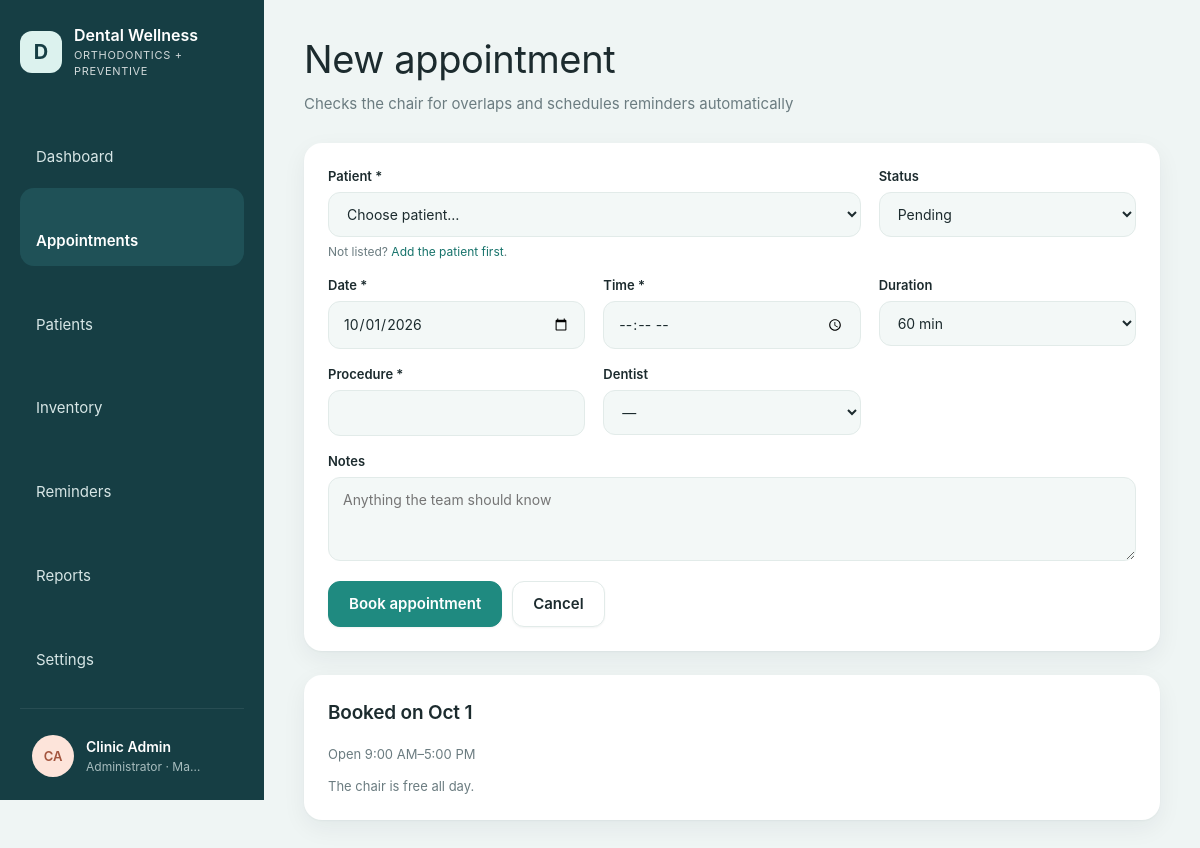
/appointment_form.php (signed in), run on the app's committed database.
### tables this page shows
CREATE TABLE IF NOT EXISTS users (
    id            INT UNSIGNED AUTO_INCREMENT PRIMARY KEY,
    name          VARCHAR(120) NOT NULL,
    username      VARCHAR(60)  NOT NULL UNIQUE,
    password_hash VARCHAR(255) NOT NULL,
    role          ENUM('admin','dentist','staff') NOT NULL DEFAULT 'staff',
    is_active     TINYINT(1) NOT NULL DEFAULT 1,
    last_login_at DATETIME NULL,
    created_at    DATETIME NOT NULL DEFAULT CURRENT_TIMESTAMP
);

### includes/helpers.php (called while the page is built, shortened)
<?php
function config(string $key, $default = null)
{
    $value = $GLOBALS['config'];
    foreach (explode('.', $key) as $part) {
        $value = $value[$part];
    }
    return $value;
}
function e($value): string
{
    return htmlspecialchars((string) ($value ?? ''), ENT_QUOTES, 'UTF-8');
}
function input(string $key, $default = ''): string
{
    $value = $_POST[$key] ?? $_GET[$key] ?? $default;
    return is_string($value) ? trim($value) : (string) $default;
}
function valid_date(string $value): bool
{
    $d = DateTime::createFromFormat('!Y-m-d', $value);
    return $d !== false && $d->format('Y-m-d') === $value;
}
function fmt_date(?string $value, string $format = 'M j, Y'): string
{
    return $value ? date($format, strtotime($value)) : '—';
}
function fmt_time(?string $value): string
{
    return $value ? date('g:i A', strtotime($value)) : '';
}
function initials(string $name): string
{
    $parts = preg_split('/\s+/', trim($name));
    $first = mb_substr($parts[0] ?? '', 0, 1);
    $last = count($parts) > 1 ? mb_substr(end($parts), 0, 1) : '';
    return mb_strtoupper($first . $last);
}
function selected($a, $b): string
{
    return (string) $a === (string) $b ? ' selected' : '';
}

### includes/db.php (called while the page is built, shortened)
<?php
function db(): PDO
{
    static $pdo = null;
    if ($pdo === null) {
        $c = config('db');
        $dsn = sprintf('mysql:host=%s;port=%d;dbname=%s;charset=utf8mb4', $c['host'], $c['port'], $c['name']);
        $pdo = new PDO($dsn, $c['user'], $c['pass'], [
            PDO::ATTR_ERRMODE            => PDO::ERRMODE_EXCEPTION,
            PDO::ATTR_DEFAULT_FETCH_MODE => PDO::FETCH_ASSOC,
            PDO::ATTR_EMULATE_PREPARES   => false,
        ]);
        $pdo->exec("SET time_zone = '" . (new DateTime())->format('P') . "'");
    }
    return $pdo;
}
function q(string $sql, array $params = []): PDOStatement
{
    $stmt = db()->prepare($sql);
    $stmt->execute($params);
    return $stmt;
}
function q_all(string $sql, array $params = []): array
{
    return q($sql, $params)->fetchAll();
}
function q_row(string $sql, array $params = []): ?array
{
    $row = q($sql, $params)->fetch();
    return $row === false ? null : $row;
}

### includes/auth.php (called while the page is built, shortened)
<?php
function current_user(): ?array
{
    static $user = false;
    if ($user === false) {
        $user = null;
        if (!empty($_SESSION['user_id'])) {
            $row = q_row('SELECT id, name, username, role, password_hash FROM users WHERE id = ? AND is_active = 1', [$_SESSION['user_id']]);
            $idle = (int) config('security.idle_minutes', 30) * 60;
            if (!$row) {
                end_user_session();
            } elseif ($idle > 0 && time() - (int) ($_SESSION['last_seen'] ?? 0) > $idle) {
                end_user_session('You were signed out after ' . ($idle / 60) . ' minutes without activity.');
            } elseif (!hash_equals((string) ($_SESSION['pw_fp'] ?? ''), password_fingerprint($row['password_hash']))) {
                end_user_session('Your password was changed. Sign in again with the new one.');
            } else {
                unset($row['password_hash']);
                $user = $row;
            }
        }
    }
    return $user;
}
function password_fingerprint(string $hash): string
{
    return hash('sha256', $hash);
}
function require_login(): array
{
    $user = current_user();
    return $user;
}
function can(string $permission): bool
{
    $user = current_user();
    $perms = ROLE_PERMISSIONS[$user['role']] ?? [];
    return in_array('*', $perms, true) || in_array($permission, $perms, true);
}

### appointment_form.php (the view, shortened to what this page needs)
<?php
$user = require_login();
$id = (int) input('id');
$appt = $id ? q_row('SELECT * FROM appointments WHERE id = ?', [$id]) : null;
$values = $appt ? [
    'patient_id'     => $appt['patient_id'],
    'date'           => substr($appt['starts_at'], 0, 10),
    'time'           => substr($appt['starts_at'], 11, 5),
    'duration_min'   => $appt['duration_min'],
    'procedure_name' => $appt['procedure_name'],
    'dentist_id'     => $appt['dentist_id'],
    'chair'          => $appt['chair'],
    'status'         => $appt['status'],
    'notes'          => $appt['notes'],
] : [
    'patient_id'     => input('patient_id'),
    'date'           => valid_date(input('date')) ? input('date') : date('Y-m-d'),
    'time'           => '',
    'duration_min'   => 60,
    'procedure_name' => input('procedure'),
    'dentist_id'     => $user['role'] === 'dentist' ? $user['id'] : '',
    'chair'          => 1,
    'status'         => 'pending',
    'notes'          => '',
];
$booked = valid_date($values['date']) ? q_all("SELECT a.id, a.starts_at, a.duration_min, a.chair, p.full_name FROM appointments a
    JOIN patients p ON p.id = a.patient_id WHERE DATE(a.starts_at) = ? AND a.status NOT IN ('cancelled','no_show') ORDER BY a.starts_at",
    [$values['date']]) : [];
layout_start($appt ? 'Reschedule appointment' : 'New appointment', 'appointments', [
    'subtitle' => 'Checks the chair for overlaps and schedules reminders automatically',
]);
?>
<div class="layout-side">
  <form class="card" method="post">
    <div class="form-grid">
      <div class="field span-2"><label for="patient_id">Patient *</label>
        <select id="patient_id" name="patient_id" required>
          <option value="">Choose patient…</option>
        </select>
        <span class="hint">Not listed? <a href="patient_form.php">Add the patient first</a>.</span>
      </div>
      <div class="field"><label for="status">Status</label>
        <select id="status" name="status"><?php foreach (APPOINTMENT_STATUSES as $k => $lbl): ?><option value="<?= $k ?>"<?= selected($k, $values['status']) ?>><?= $lbl ?></option><?php endforeach; ?></select>
      </div>
      <div class="field"><label for="date">Date *</label><input type="date" id="date" name="date" value="<?= e($values['date']) ?>" required></div>
      <div class="field"><label for="time">Time *</label><input type="time" id="time" name="time" value="<?= e($values['time']) ?>" min="<?= e(config('clinic.opens')) ?>" max="<?= e(config('clinic.closes')) ?>" step="900" required></div>
      <div class="field"><label for="duration_min">Duration</label>
        <select id="duration_min" name="duration_min">
          <?php foreach ([15, 30, 45, 60, 90, 120, 180] as $m): ?><option value="<?= $m ?>"<?= selected($m, $values['duration_min']) ?>><?= $m ?> min</option><?php endforeach; ?>
        </select>
      </div>
      <div class="field"><label for="procedure_name">Procedure *</label>
        <input type="text" id="procedure_name" name="procedure_name" value="<?= e($values['procedure_name']) ?>" list="procedures" maxlength="120" required>
      </div>
      <div class="field"><label for="dentist_id">Dentist</label>
        <select id="dentist_id" name="dentist_id"><option value="">—</option>
        </select>
      </div>
      <div class="field span-all"><label for="notes">Notes</label><textarea id="notes" name="notes" maxlength="2000" placeholder="Anything the team should know"><?= e($values['notes']) ?></textarea></div>
    </div>
    <div class="row" style="margin-top:20px">
      <button class="btn btn-primary" type="submit"><?= $appt ? 'Save changes' : 'Book appointment' ?></button>
      <a class="btn" href="appointments.php?date=<?= e($values['date']) ?>">Cancel</a>
    </div>
  </form>
  <aside class="card sticky">
    <h2>Booked on <?= e(fmt_date($values['date'], 'M j')) ?></h2>
    <p class="muted small" style="margin-bottom:14px">Open <?= e(fmt_time(config('clinic.opens'))) ?>–<?= e(fmt_time(config('clinic.closes'))) ?></p>
    <?php if (!$booked): ?><p class="muted small">The chair is free all day.</p><?php endif; ?>
  </aside>
</div>
<?php layout_end();

### includes/layout.php (shortened to what this page needs)
<?php
function icon(string $name): string
{
    $paths = [
        'dashboard'    => '<rect x="3" y="3" width="7" height="7" rx="1.5"/><rect x="14" y="3" width="7" height="7" rx="1.5"/><rect x="3" y="14" width="7" height="7" rx="1.5"/><rect x="14" y="14" width="7" height="7" rx="1.5"/>',
        'appointments' => '<rect x="3" y="5" width="18" height="16" rx="2"/><path d="M3 10h18M8 3v4M16 3v4"/>',
        'patients'     => '<circle cx="12" cy="8" r="4"/><path d="M4 21c0-4 4-6 8-6s8 2 8 6"/>',
        'inventory'    => '<ellipse cx="12" cy="6" rx="8" ry="3"/><path d="M4 6v6c0 1.7 3.6 3 8 3s8-1.3 8-3V6M4 12v6c0 1.7 3.6 3 8 3s8-1.3 8-3v-6"/>',
        'reminders'    => '<circle cx="12" cy="13" r="7"/><path d="M12 10v3l2 2M5 4 3 6M19 4l2 2"/>',
        'reports'      => '<path d="M6 3h9l4 4v14H6z"/><path d="M9 12h7M9 16h7M9 8h3"/>',
        'settings'     => '<circle cx="12" cy="12" r="3"/><path d="M12 2v3M12 19v3M4.2 4.2l2.1 2.1M17.7 17.7l2.1 2.1M2 12h3M19 12h3M4.2 19.8l2.1-2.1M17.7 6.3l2.1-2.1"/>',
        'logout'       => '<path d="M15 4h4v16h-4M10 8l-4 4 4 4M6 12h10"/>',
        'theme'        => '<path d="M20 14.5A8 8 0 1 1 9.5 4a6.5 6.5 0 0 0 10.5 10.5z"/>',
        'key'          => '<circle cx="8" cy="15" r="4"/><path d="M11 12l9-9M17 6l3 3M15 8l2 2"/>',
        'menu'         => '<path d="M4 6h16M4 12h16M4 18h16"/>',
        'chevron'      => '<path d="M9 6l6 6-6 6"/>',
    ];
    return '<svg class="icon" viewBox="0 0 24 24" fill="none" stroke="currentColor" stroke-width="1.6" stroke-linecap="round" stroke-linejoin="round" aria-hidden="true">'
        . ($paths[$name] ?? '') . '</svg>';
}
function theme_head(): string
{
    return "<script>(function(){var p;try{p=localStorage.getItem('welldent-theme')}catch(e){}"
        . "var d=p==='dark'||(p!=='light'&&window.matchMedia('(prefers-color-scheme: dark)').matches);"
        . "document.documentElement.setAttribute('data-theme',d?'dark':'light');"
        . "try{if(localStorage.getItem('welldent-sidebar')==='collapsed')document.documentElement.setAttribute('data-sidebar','collapsed')}catch(e){}})()</script>\n"
        . '<link rel="stylesheet" href="assets/css/app.css?v=5">';
}
function layout_start(string $title, string $active, array $opts = []): void
{
    $user = current_user();
    $nav = [
        'dashboard'    => ['index.php', 'Dashboard'],
        'appointments' => ['appointments.php', 'Appointments'],
        'patients'     => ['patients.php', 'Patients'],
        'inventory'    => ['inventory.php', 'Inventory'],
        'reminders'    => ['reminders.php', 'Reminders'],
        'reports'      => ['reports.php', 'Reports'],
    ];
    if (can('settings')) {
        $nav['settings'] = ['settings.php', 'Settings'];
    }
    ?>
<!doctype html>
<html lang="en">
<head>
<?= theme_head() ?>
</head>
<body>
<div class="shell">
  <aside class="sidebar">
    <div class="side-top">
      <a class="brand" href="index.php" title="<?= e(config('clinic.name')) ?>">
        <span class="brand-mark">D</span>
        <span class="lbl"><strong><?= e(config('clinic.name')) ?></strong><small><?= e(config('clinic.tagline')) ?></small></span>
      </a>
      <button type="button" class="side-toggle" data-sidebar-toggle aria-label="Collapse sidebar" title="Collapse sidebar"><?= icon('menu') ?></button>
    </div>
    <nav class="nav">
      <?php foreach ($nav as $key => [$href, $label]): ?>
        <a href="<?= $href ?>" class="<?= $key === $active ? 'active' : '' ?>" title="<?= e($label) ?>"><?= icon($key) ?><span class="lbl"><?= e($label) ?></span></a>
      <?php endforeach; ?>
    </nav>
    <details class="side-account">
      <summary title="<?= e($user['name']) ?>">
        <span class="avatar avatar-0"><?= e(initials($user['name'])) ?></span>
        <span class="lbl"><strong><?= e($user['name']) ?></strong><small><?= e(ROLE_LABELS[$user['role']]) ?> · <?= e(config('clinic.city')) ?></small></span>
        <span class="chev"><?= icon('chevron') ?></span>
      </summary>
    </details>
  </aside>
  <main class="main">
    <header class="page-head">
      <div>
        <h1><?= e($title) ?></h1>
        <?php if (!empty($opts['subtitle'])): ?><p class="muted"><?= e($opts['subtitle']) ?></p><?php endif; ?>
      </div>
    </header>
<?php
}
function layout_end(): void
{
    ?>
  </main>
</div>
</body>
</html>
<?php
}

### data on the page
users: name "CA", name "Clinic Admin", role "Administrator", date "10/01/2026", role "Oct 1"

### other printed values
config('clinic.name') "Dental Wellness"
config('clinic.tagline') "ORTHODONTICS + PREVENTIVE"
$label "Dashboard"
$label "Appointments"
$label "Patients"
$label "Inventory"
$label "Reminders"
$label "Reports"
$label "Settings"
config('clinic.city') "Ma…"
$title "New appointment"
$opts['subtitle'] "Checks the chair for overlaps and schedules reminders automatically"
fmt_time(config('clinic.opens')) "9:00 AM"
fmt_time(config('clinic.closes')) "5:00 PM"
form field status "Pending"
